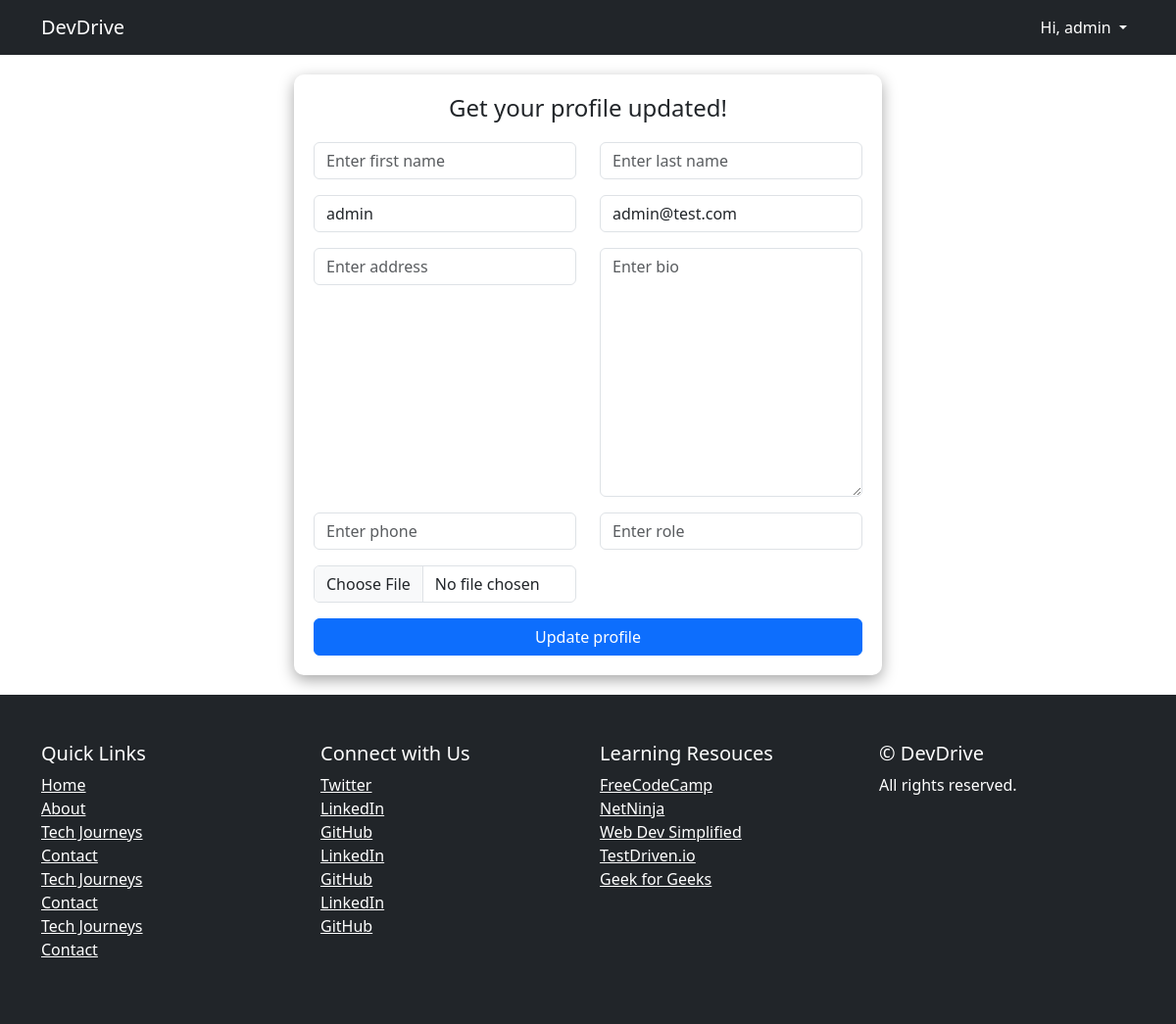
Page /user/update-profile/ (signed in) on the committed database.
### core/models.py (models this page shows, shortened)
class CustomUser(AbstractUser):
    email = models.EmailField(unique=True)
    profile_pic = models.ImageField(upload_to="p_img", blank=True, null=True)
    address = models.CharField(max_length=50, blank=True, null=True)
    phone = models.CharField(max_length=11, blank=True, null=True)
    role = models.CharField(max_length=50, blank=True, null=True)
    bio = models.TextField(blank=True, null=True)
    USERNAME_FIELD = 'email'
    REQUIRED_FIELDS = ('username',)

### core/views.py (the view)
# urls.py: path("update-profile/", views.update_profile, name="update-profile")
@login_required(login_url="signin")
def update_profile(request):
    if request.user.is_authenticated:
        user = request.user
        form = UpdateProfileForm(instance=user)
        if request.method == 'POST':
            form = UpdateProfileForm(request.POST, request.FILES, instance=user)
            if form.is_valid():
                form.save()
                messages.success(request, "Profile updated successfully!")
                return redirect("profile")
    context = {"form": form}
    return render(request, "core/update_profile.html", context)

### core/forms.py
class UpdateProfileForm(UserChangeForm):
    password = None
    class Meta:
        model = get_user_model()
        fields = ('first_name', 'last_name', 'username', 'email', 'address', 'bio', 'phone', 'role', 'profile_pic', )
    def __init__(self, *args, **kwargs):
        super().__init__(*args, **kwargs)
        for field_name in self.fields:
            self.fields[field_name].widget.attrs['class'] = 'form-control'
            self.fields[field_name].widget.attrs['placeholder'] = 'Enter ' + field_name.replace('_', ' ')  # OK!
            if field_name == 'profile_pic':
                self.fields[field_name].widget.attrs['placeholder'] =  'Upload image'

### templates/core/update_profile.html (shortened to what this page needs)
{% extends 'base.html' %}
{% block content %}
<form action="" method="POST" enctype="multipart/form-data">
  <h4>Get your profile updated!</h4>
  <div class="row">
    {% for field in form %}
      {% if field.errors %}
      <div class="col-md-6">
        <div class="mb-3">{{field}}</div>
        <small>{{field.errors}}</small>
      </div>
      {% else %}
      <div class="col-md-6">
        <div class="mb-3">{{field}}</div>
      </div>
      {% endif %}
    {% endfor %}
  </div>
  <button class="btn btn-primary" style="width: 100%">Update profile</button>
</form>
{% endblock content %}

### templates/partials/navbar.html (shortened to what this page needs)
<nav class="navbar mynav navbar-expand-lg navbar-dark bg-dark">
  <div class="container">
    <a class="navbar-brand me-8" href="{% url 'index' %}">DevDrive</a>
    <div class="collapse navbar-collapse" id="navbarNavDropdown">
      <ul class="navbar-nav">
        {% if request.user.is_authenticated %}
        <li class="nav-item active dropdown">
          <a
            class="nav-link dropdown-toggle"
            href="#"
            role="button"
            style="color: white"
            data-bs-toggle="dropdown"
            aria-expanded="false">
            Hi, {{request.user.username}}
          </a>
        </li>
        {% endif %}
      </ul>
    </div>
  </div>
</nav>

### templates/partials/navbar.html (style rules this page uses)
.mynav ul a { color: white !important; }
.mynav ul { margin-left: auto; }

### templates/core/update_profile.html (style rules this page uses)
form { box-shadow: rgba(0, 0, 0, 0.35) 0px 5px 15px; background-color: white; width: 600px !important; border-radius: 10px; padding: 20px 20px 20px 20px !important; margin: 20px auto !important; }
form h4 { margin-bottom: 20px !important; text-align: center !important; }

### rows in the picture
CustomUser: user.username "admin", form "admin" "admin@test.com"
